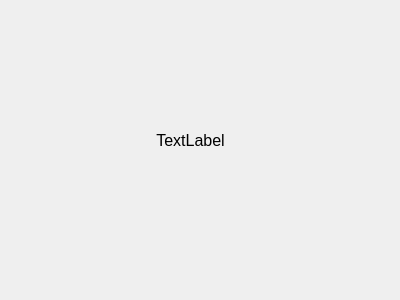
<?xml version="1.0" encoding="UTF-8"?>
<ui version="4.0">
 <class>Form</class>
 <widget class="QWidget" name="Form">
  <property name="geometry">
   <rect>
    <x>0</x>
    <y>0</y>
    <width>400</width>
    <height>300</height>
   </rect>
  </property>
  <property name="windowTitle">
   <string>投注结果</string>
  </property>
  <widget class="QLabel" name="label">
   <property name="geometry">
    <rect>
     <x>0</x>
     <y>0</y>
     <width>381</width>
     <height>281</height>
    </rect>
   </property>
   <property name="font">
    <font>
     <pointsize>12</pointsize>
    </font>
   </property>
   <property name="text">
    <string>TextLabel</string>
   </property>
   <property name="textFormat">
    <enum>Qt::AutoText</enum>
   </property>
   <property name="alignment">
    <set>Qt::AlignCenter</set>
   </property>
   <property name="wordWrap">
    <bool>false</bool>
   </property>
  </widget>
 </widget>
 <resources/>
 <connections/>
</ui>
